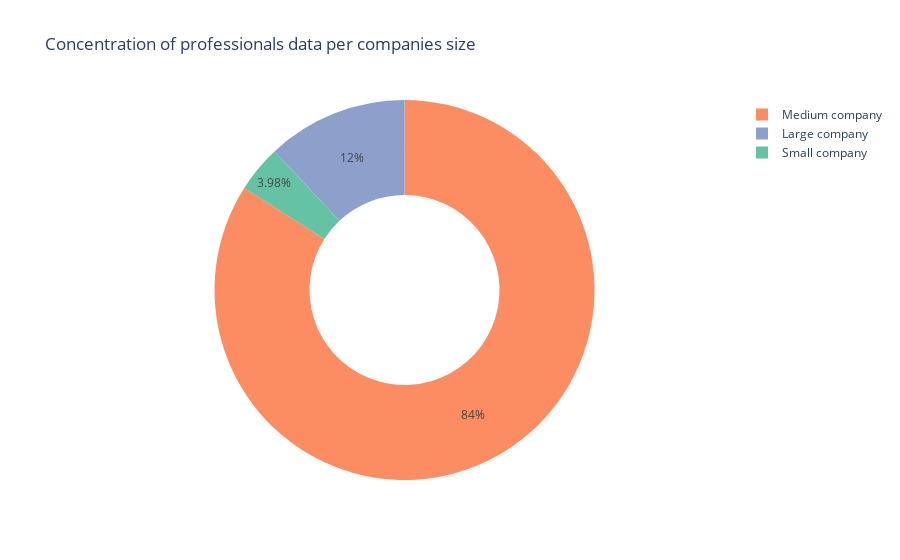

The notebook cell this image was saved under:
### Code cell
company_size = ["S", "M", "L"]
freq = df["company_size"].value_counts().reindex(company_size).values

# Criar o gráfico de rosca
fig = go.Figure(
    go.Pie(
        labels=["Small company", "Medium company", "Large company"],
        values=freq,
        hole=0.5, # define o tamanho do furo no meio
        marker=dict(colors=['#66c2a5', '#fc8d62', '#8da0cb', '#e78ac3']), # define as cores das fatias
    )
)

# Adicionar título
fig.update_layout(title='Concentration of professionals data per companies size')


# Mostrar o gráfico
fig.show()

### Figure 1 — Plotly figure (JSON) as saved in the notebook; plotly's stock layout.template omitted (floating-point values rounded to 4 significant figures)
{"data": [{"hole": 0.5, "labels": ["Small company", "Medium company", "Large company"], "marker": {"colors": ["#66c2a5", "#fc8d62", "#8da0cb", "#e78ac3"]}, "type": "pie", "values": [145, 3060, 437]}], "layout": {"title": {"text": "Concentration of professionals data per companies size"}}}
